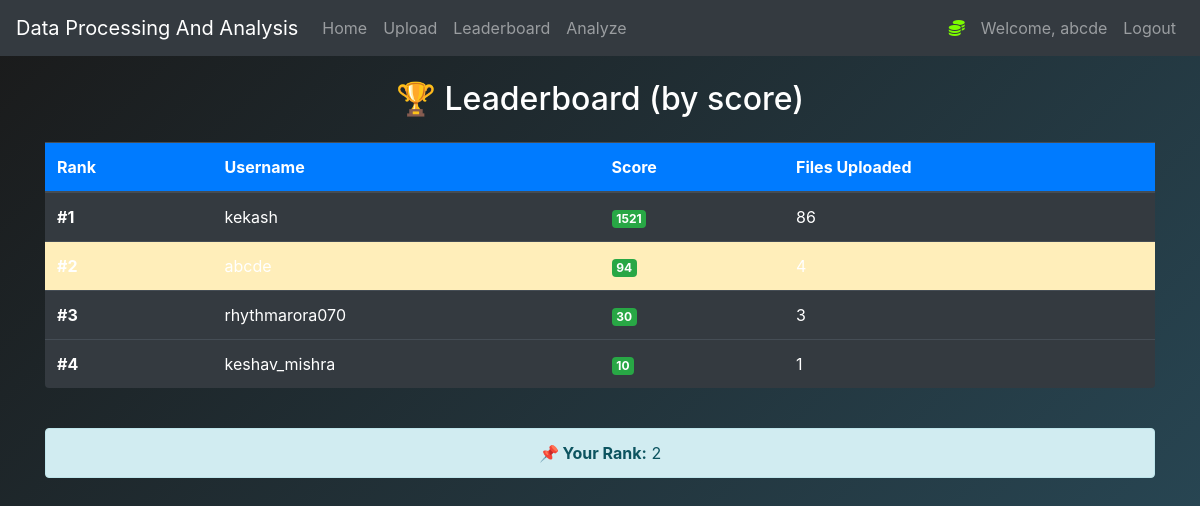
The app's page /leaderboard (signed in) with its own data.
### backend/credentials.py (models this page shows, shortened)
class User(db.Model, UserMixin):
    id = db.Column(db.Integer, primary_key=True)
    username = db.Column(db.String(length=27), unique=True, nullable=False)
    email_address = db.Column(db.String(length=50), unique=True, nullable=False)
    pswd_hash = db.Column(db.String(length=60), nullable=False)
    score = db.Column(db.Integer, nullable=False, default=0)
    upload_count = db.Column(db.Integer, nullable=False, default=0)  # ✅ Added for leaderboard
    @property
    def password(self):
        raise AttributeError("Password is write-only.")

### backend/app.py (the view)
@app_blueprint.route('/leaderboard')
@login_required
def leaderboard_page():
    users = User.query.order_by(User.score.desc(), User.upload_count.desc()).all()
    current_rank = None
    for idx, user in enumerate(users, start=1):
        if user.id == current_user.id:
            current_rank = idx
            break
    return render_template('leaderboard.html', users=users, current_rank=current_rank)

### backend/credentials.py (called while the page is built)
@login_manager.user_loader
def load_user(user_id):
    return User.query.get(int(user_id))

### backend/templates/leaderboard.html (shortened to what this page needs)
{% extends "base.html" %}
{% block content %}
<link href="https://cdnjs.cloudflare.com/ajax/libs/aos/2.3.4/aos.css" rel="stylesheet">
<div class="container">
    <h2 class="mb-4 text-center animate__animated animate__fadeInDown">🏆 Leaderboard (by score)</h2>
    <div class="table-responsive" data-aos="zoom-in" data-aos-duration="800">
        <table class="table table-dark table-hover shadow-glow rounded">
            <thead class="bg-primary text-white">
                <tr>
                    <th>Rank</th>
                    <th>Username</th>
                    <th>Score</th>
                    <th>Files Uploaded</th>
                </tr>
            </thead>
            <tbody>
                {% for user in users %}
                <tr data-aos="fade-up" data-aos-delay="{{ loop.index * 100 }}" {% if user.id == current_user.id %} class="table-warning" {% endif %}>
                    <td><strong>#{{ loop.index }}</strong></td>
                    <td>{{ user.username }}</td>
                    <td>
                        <span class="badge bg-success">{{ user.score }}</span>
                    </td>
                    <td>{{ user.upload_count }}</td>
                </tr>
                {% endfor %}
            </tbody>
        </table>
    </div>
    {% if current_rank %}
        <div class="alert alert-info text-center mt-4 animate__animated animate__fadeInUp">
            <strong>📌 Your Rank:</strong> {{ current_rank }}
        </div>
    {% endif %}
</div>
{% endblock %}

### backend/templates/base.html (shortened to what this page needs)
<!doctype html>
<html lang="en">
<head>
    <link rel="stylesheet" href="https://cdn.jsdelivr.net/npm/bootstrap@4.5.3/dist/css/bootstrap.min.css">
    <link rel="stylesheet" href="{{ url_for('static', filename='css/animations.css') }}">
</head>
<body data-page="{{ request.endpoint }}">
    <nav class="navbar navbar-expand-md navbar-dark bg-dark">
        <a class="navbar-brand" href="#">Data Processing And Analysis</a>
        <div class="collapse navbar-collapse" id="navbarNav">
            <ul class="navbar-nav mr-auto">
                <li class="nav-item"><a class="nav-link" href="{{ url_for('app_blueprint.home_page') }}">Home</a></li>
                <li class="nav-item"><a class="nav-link" href="{{ url_for('app_blueprint.upload_page') }}">Upload</a></li>
                <li class="nav-item"><a class="nav-link" href="{{ url_for('app_blueprint.leaderboard_page') }}">Leaderboard</a></li>
                <li class="nav-item"><a class="nav-link" href="{{ url_for('app_blueprint.analyze') }}">Analyze</a></li>
            </ul>
            {% if current_user.is_authenticated %}
            <ul class="navbar-nav">
                <li class="nav-item"><a class="nav-link" style="color:lawngreen; font-weight: bold;"><i class="fas fa-coins"></i> {{ current_user.prettier_budget }}</a></li>
                <li class="nav-item"><a class="nav-link">Welcome, {{ current_user.username }}</a></li>
                <li class="nav-item"><a class="nav-link" href="{{ url_for('app_blueprint.logout_page') }}">Logout</a></li>
            </ul>
            {% else %}
            <ul class="navbar-nav">
                <li class="nav-item"><a class="nav-link" href="{{ url_for('app_blueprint.login_page') }}">Login</a></li>
                <li class="nav-item"><a class="nav-link" href="{{ url_for('app_blueprint.register_page') }}">Register</a></li>
            </ul>
            {% endif %}
        </div>
    </nav>
    <main>
        {% block content %}{% endblock %}
    </main>
</body>
</html>

### backend/static/css/animations.css (style rules this page uses)
body { background: linear-gradient(-45deg, #0f2027, #203a43, #2c5364, #1a1a1a); background-size: 400% 400%; animation: gradientBG 15s ease infinite; color: #ffffff; }

### records on screen
User: username "abcde", score "94"
User: username "kekash", score "1521", upload_count "86"
User: username "rhythmarora070", score "30", upload_count "3"
User: username "keshav_mishra", score "10", upload_count "1"

### other values on screen
{{ current_rank }} "2"
